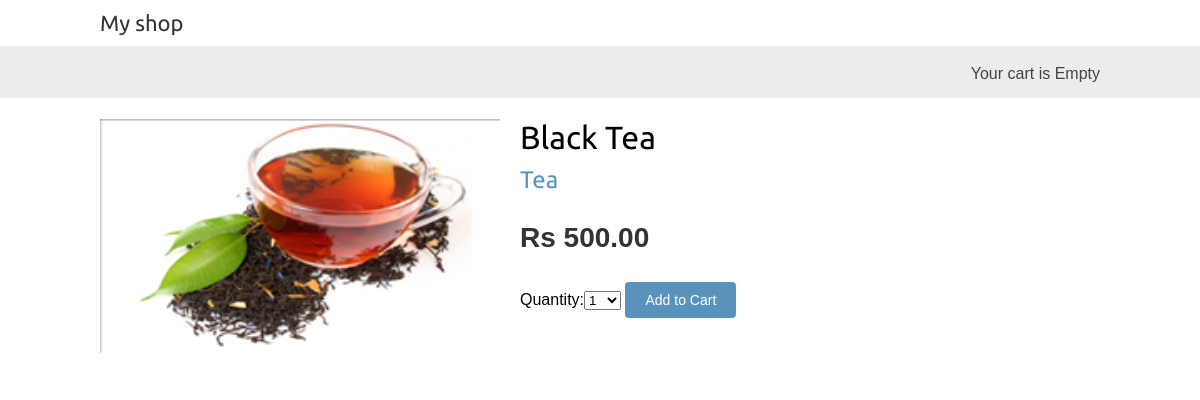
/2/black-tea/, run on the app's committed database.
### shop/models.py (models this page shows, shortened)
class Product(models.Model):
	name = models.CharField(max_length = 200, db_index = True)
	slug = models.SlugField(max_length = 200, db_index = True)
	description = models.TextField(blank = 	True)
	category = models.ForeignKey(Category, related_name = 'products')
	image = models.ImageField(upload_to = 'products/%Y/%m/%d', blank = True)
	price = models.DecimalField(max_digits = 10, decimal_places = 2)
	stock = models.PositiveIntegerField(blank = True)
	available = models.BooleanField(default = True)
	created = models.DateTimeField(auto_now_add = True)
	updated = models.DateTimeField(auto_now = True)
	class Meta:
		ordering = ('-created',)
		index_together = (('id','slug'),)

class Category(models.Model):
	name = models.CharField(max_length = 200, db_index = True)
	slug = models.SlugField(max_length = 200, db_index = True, unique = True)
	class Meta:
		ordering = ('name',)
		verbose_name = 'category'
		verbose_name_plural = 'categories'
	def get_absolute_url(self):
		return reverse('shop:product_list_by_category', args =[self.slug])
	def __str__(self):
		return self.name

### shop/views.py (the view)
def product_detail(request, id, slug):
	product = get_object_or_404(Product,id=id,slug=slug,available=True)
	cart_product_form = CartAddProductForm()
	r = Recommender()
	recommended_products = r.suggest_products_for([product], 4)
	return render(request, 'shop/product/detail.html',{'product':product,
														'cart_product_form':cart_product_form,
														'recommended_products': recommended_products})

### cart/forms.py
class CartAddProductForm(forms.Form):
	quantity = forms.TypedChoiceField(choices = PRODUCT_QUANTITY_CHOICES, coerce = int)
	update = forms.BooleanField(required = False, initial = False, widget = forms.HiddenInput)

### cart/cart.py (called while the page is built)
	def __len__(self):
		return sum(item['quantity'] for item in self.cart.values())

### cart/context_processors.py (called while the page is built)
def cart(request):
	return{'cart':Cart(request)}

### shop/recommender.py (called while the page is built, shortened)
	def get_product_key(self, id):
		return 'product:{}:purchased_with'.format(id)

	def suggest_products_for(self, products, max_results=6):
		product_ids = [p.id for p in products]
		if len(products) == 1:
			suggestions = r.zrange(self.get_product_key(product_ids[0]),0, -1, desc=True)[:max_results]
		suggested_products_ids = [int(id) for id in suggestions]
		suggested_products = list(Product.objects.filter(id__in=suggested_products_ids))
		suggested_products.sort(key=lambda x: suggested_products_ids.index(x.id))
		return suggested_products

### shop/templates/shop/product/detail.html (shortened to what this page needs)
{% extends "shop/base.html" %}
{% load static %}
{% block content %}
<div class = "product-detail">
	<img src = "{% if product.image %}{{product.image.url}}{% else %}{%static "img/no_image.png" %}{% endif %}">
	<h1> {{ product.name }}</h1>
	<h2><a href = "{{product.category.get_absolute_url}}">{{product.category}}</a></h2>
	<p class = "price">Rs {{product.price}}</p>
		<form action = "{% url "cart:cart_add" product.id %}" method = "post">
		{{cart_product_form}}
		<input type  = "submit" value = "Add to Cart">
		</form>
</div>
{% endblock %}

### shop/static/css/base.css (style rules this page uses)
body { margin:0; padding:0; font-family:helvetica, sans-serif; }
h1, h2, h3, h4, h5 , h6 { font-family: 'Ubuntu', sans-serif; font-weight:normal; }
a { text-decoration:none; color:#5993bb; }
a.button, input[type="submit"] { color:#fff; background:#5993bb; border-radius:4px; padding:10px 20px; font-size:14px; border:0; }
.product-detail { text-align:justify; }
.product-detail .price { color:#333; font-size:28px; font-weight:bold; }
.product-detail img { width:40%; float:left; padding:0 20px 20px 0; }
.product-detail h1 { margin-bottom:0; }
.product-detail h2 { margin-top:10px; }

### data on the page
Product: image (picture), name "Black Tea", category "Tea", price "500.00"
